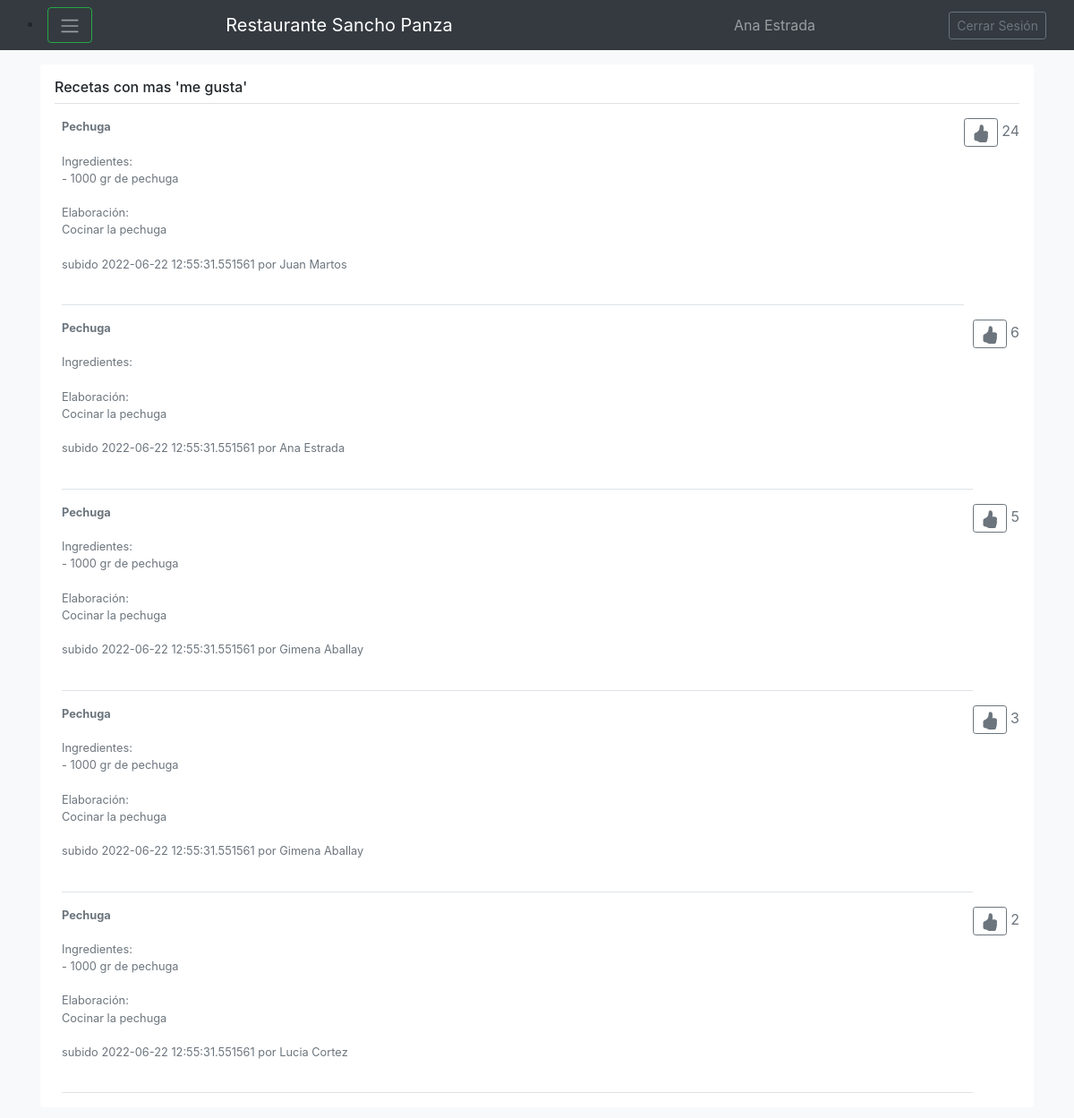
/Consultar_Ranking (signed in), run on the app's committed database.
### models.py (models this page shows)
class Usuario(db.Model):
    __tablename__='Usuario'
    id=db.Column(db.Integer, primary_key=True)
    nombre=db.Column(db.String(80), nullable=False)
    correo=db.Column(db.String(120), unique=True, nullable=False)
    clave=db.Column(db.String(120), nullable=False)
    recetas=db.relationship('Receta', backref='Usuario', cascade="all, delete-orphan")

class Receta(db.Model):
    __tablename__='Receta'
    id=db.Column(db.Integer, primary_key=True)
    nombre=db.Column(db.String(80), nullable=False)
    tiempo=db.Column(db.Integer, nullable=False)
    fecha=db.Column(db.DateTime, nullable=False)
    elaboracion=db.Column(db.String(80), nullable=False)
    cantidadmegusta=db.Column(db.Integer, nullable=False)
    usuarioid=db.Column(db.Integer, db.ForeignKey('Usuario.id'))
    ingredientes=db.relationship('Ingrediente', backref='Receta', cascade="all, delete-orphan")
    def __lt__(self, otro):
        if type(otro)==type(self):
            return (self.cantidadmegusta<otro.cantidadmegusta)

class Ingrediente(db.Model):
    __tablename__='Ingrediente'
    id=db.Column(db.Integer, primary_key=True)
    nombre=db.Column(db.String(80), nullable=False)
    cantidad=db.Column(db.Integer, nullable=False)
    unidad=db.Column(db.String(80), nullable=False)
    recetaid=db.Column(db.Integer, db.ForeignKey('Receta.id'))

### app.py (the view)
@app.route('/Consultar_Ranking', methods=['GET', 'POST'])
def Consultar_Ranking():
    if 'nombre' in session:
        recetasordenadas=Receta.query.all()
        recetasordenadas.sort(reverse=True)
        i=0
        recetasamostrar=[]
        while i<5 and i<len(recetasordenadas):
            recetasamostrar.append(recetasordenadas[i])
            i+=1
        print (recetasamostrar)
        return render_template('Bienvenido.html', tipo_busqueda="Recetas con mas 'me gusta'",usuario_actual=session, recetas=recetasamostrar, usuarios=Usuario.query.all(), ingredientes=Ingrediente.query.all()) #Redirecciona al usuario al template de Bienvenido.html
    else:
        return render_template('index.html') #El caso base lo redirecciona al Ingreso.html

### templates/Bienvenido.html (shortened to what this page needs)
{% extends "Base.html" %}
{% block content %}
<div class="my-3 p-3 bg-white rounded box-shadow">
  <h6 class="border-bottom border-gray pb-2 mb-0">{{tipo_busqueda}}</h6>
  {% for receta in recetas %}
  <div class="media text-muted pt-3">
    <p class="media-body pb-3 mb-0 small lh-125 border-bottom border-gray">
      <strong class="d-block text-gray-dark">{{receta.nombre}}</strong>
    <br>
      Ingredientes:
    <br>
      {% for ingrediente in receta.ingredientes %}
        {% if ingrediente.recetaid == receta.id %}
          - {{ingrediente.cantidad}} {{ingrediente.unidad}} de {{ingrediente.nombre}}
          <br>
        {% endif %}
      {% endfor %}
      <br>
      Elaboración:
      <br>
      {{receta.elaboracion}}
      <br><br>
      subido {{receta.fecha}} por {{usuarios[receta.usuarioid-1].nombre}}
      <br><br>
      <p class="d-block text-gray-dark">
      <form action="http://localhost:5000/megusta" method="post">
        <a class="btn btn-outline-secondary btn-sm" href="http://localhost:5000/megusta" for="btn-check-2"></a>
           {{receta.cantidadmegusta}}
      </form>
    </p>
    </p>
  </div>
  {% endfor %}
{% endblock %}

### templates/Base.html (shortened to what this page needs)
<!doctype html>
<html lang="en">
  <head>
    <link href="static/css/bootstrap.min.css" rel="stylesheet">
    <link href="static/css/offcanvas.css" rel="stylesheet">
  </head>
  <body class="bg-light">
    <nav class="navbar navbar-expand-md fixed-top navbar-dark bg-dark">
      <div class="container-fluid">
        <li class="nav-item dropdown">
            <button class="btn btn-outline-success" id="navbarDropdown" data-bs-toggle="dropdown" aria-expanded="false">
                <span class="navbar-toggler-icon"></span>
            </button>
          </li>
          <a class="navbar-brand" href="http://localhost:5000/Bienvenido">Restaurante Sancho Panza</a>
          <li class="navbar-text">
            {{usuario_actual.nombre}}
          </li>
          <a class="btn btn-sm btn-outline-secondary" href="http://127.0.0.1:5000/" >Cerrar Sesión</a>
      </div>
    </nav>
    <main role="main" class="container">
        {% block content %}{% endblock %}
    </main>
  </body>
</html>

### static/css/offcanvas.css (style rules this page uses)
html, body { overflow-x: hidden; }
body { padding-top: 56px; }

### data on the page
Usuario: nombre "Ana Estrada"
Receta: nombre "Pechuga", elaboracion "Cocinar la pechuga", fecha "2022-06-22 12:55:31.551561", usuarioid.nombre "Juan Martos", cantidadmegusta "24"
Ingrediente: cantidad "1000", unidad "gr", nombre "pechuga"
Receta: nombre "Pechuga", elaboracion "Cocinar la pechuga", fecha "2022-06-22 12:55:31.551561", usuarioid.nombre "Ana Estrada", cantidadmegusta "6"
Receta: nombre "Pechuga", elaboracion "Cocinar la pechuga", fecha "2022-06-22 12:55:31.551561", usuarioid.nombre "Gimena Aballay", cantidadmegusta "5"
Ingrediente: cantidad "1000", unidad "gr", nombre "pechuga"
Receta: nombre "Pechuga", elaboracion "Cocinar la pechuga", fecha "2022-06-22 12:55:31.551561", usuarioid.nombre "Gimena Aballay", cantidadmegusta "3"
Ingrediente: cantidad "1000", unidad "gr", nombre "pechuga"
Receta: nombre "Pechuga", elaboracion "Cocinar la pechuga", fecha "2022-06-22 12:55:31.551561", usuarioid.nombre "Lucia Cortez", cantidadmegusta "2"
Ingrediente: cantidad "1000", unidad "gr", nombre "pechuga"

### other printed values
{{ tipo_busqueda }} "Recetas con mas 'me gusta'"
